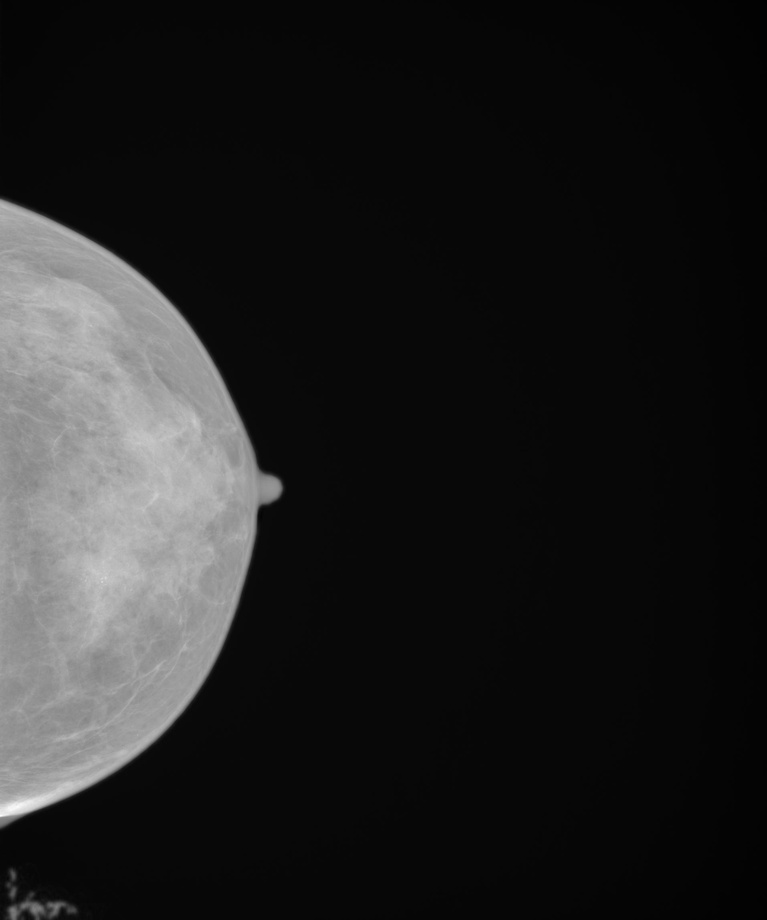
//> input picture Xcode Project/Working with Opencv/original.jpg, 767 x 920 px, shrunk from 1914 x 2294 before the run
$ ./change_brightness   (built with g++ and OpenCV 4)
//> lines starting //> are read from the running program, lines starting //| are printed output that depends on the picture
### Xcode Project/Working with Opencv/Working with Opencv/change_brightness.hpp
//
//  change_brightness.hpp
//  Working with Opencv
//
//  Created by Nikhil Ramesh on 29/10/19.
//  Copyright © 2019 Nikhil Ramesh. All rights reserved.
//

#ifndef change_brightness_hpp
#define change_brightness_hpp

#include <stdio.h>

#endif /* change_brightness_hpp */

### Xcode Project/Working with Opencv/Working with Opencv/change_brightness.cpp
//
//  change_brightness.cpp
//  Working with Opencv
//
//  Created by Nikhil Ramesh on 29/10/19.
//  Copyright © 2019 Nikhil Ramesh. All rights reserved.
//

#include "change_brightness.hpp"
//Uncomment the following line if you are compiling this code in Visual Studio
//#include "stdafx.h"

#include <opencv2/opencv.hpp>
#include <iostream>


//#include <highgui.h>
#include <opencv2/imgproc/imgproc.hpp>
#include <stdio.h>

using namespace cv;
using namespace std;

int main(int argc, char** argv)
{
    // Read the image file
    Mat image = imread("original.jpg");
//> image is the input picture: 920 rows x 767 cols, CV_8UC3; min 1, max 253, mean 32.9

    // Check for failure
    if (image.empty())
    {
        cout << "Could not open or find the image" << endl;
        cin.get(); //wait for any key press
        return -1;
    }

    Mat imageBrighnessHigh50;
    image.convertTo(imageBrighnessHigh50, -1, 1, 50); //increase the brightness by 50
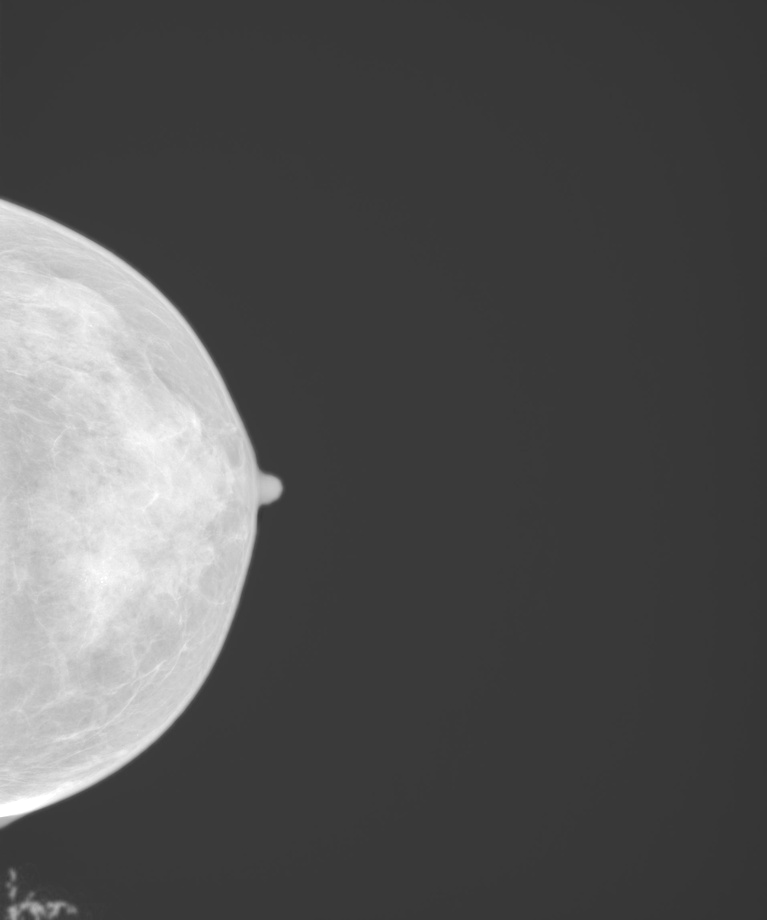
//> imageBrighnessHigh50: 920 rows x 767 cols, CV_8UC3; min 51, max 255, mean 82.9
  /*
    void Mat::convertTo( OutputArray m, int rtype, double alpha=1, double beta=0 ) const

    This function converts the each pixel value to the target data type and changes the value as per the following formula.

     pixel_value_of_output_image(x, y) = pixel_value_of_input_image(x, y) * alpha + beta;
    m - Output image. This data structure will be reallocated if required.

    rtype - Type of the output image. If rtype is a negative value, the type of the output image will be same as the input image.

    alpha - Each pixels in the input image will be multiplied by this number before assigning to the output image.

    beta - This value will be added to each pixels in the input image and assigned to the output image.
*/
    Mat imageBrighnessHigh100;
    image.convertTo(imageBrighnessHigh100, -1, 1, 100); //increase the brightness by 100
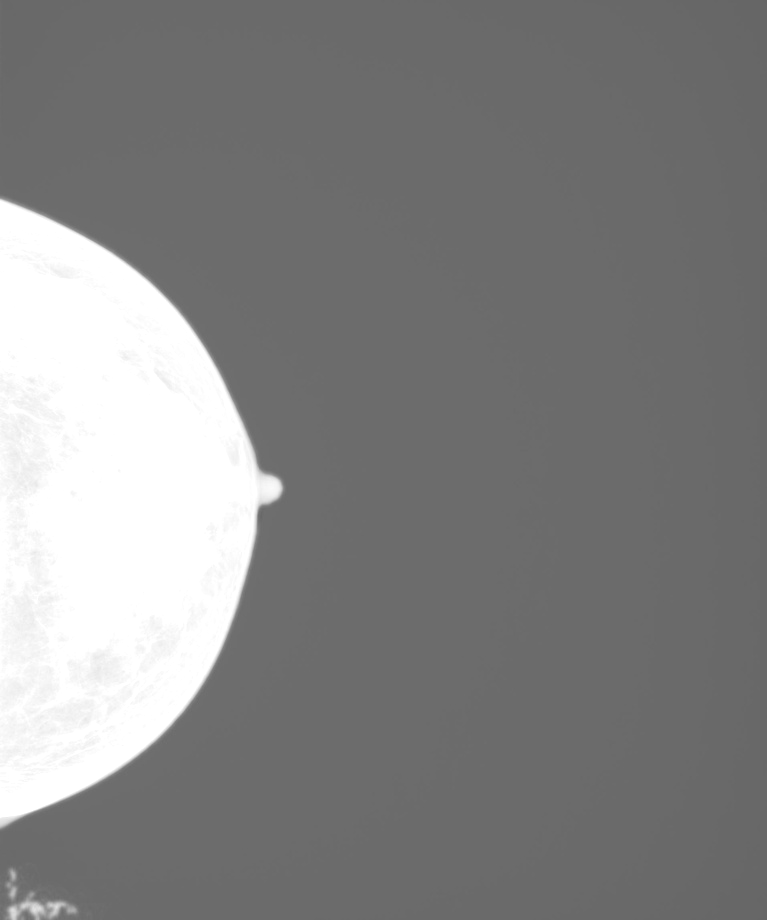
//> imageBrighnessHigh100: 920 rows x 767 cols, CV_8UC3; min 101, max 255, mean 131.4

    Mat imageBrighnessLow50;
    image.convertTo(imageBrighnessLow50, -1, 1, -50); //decrease the brightness by 50
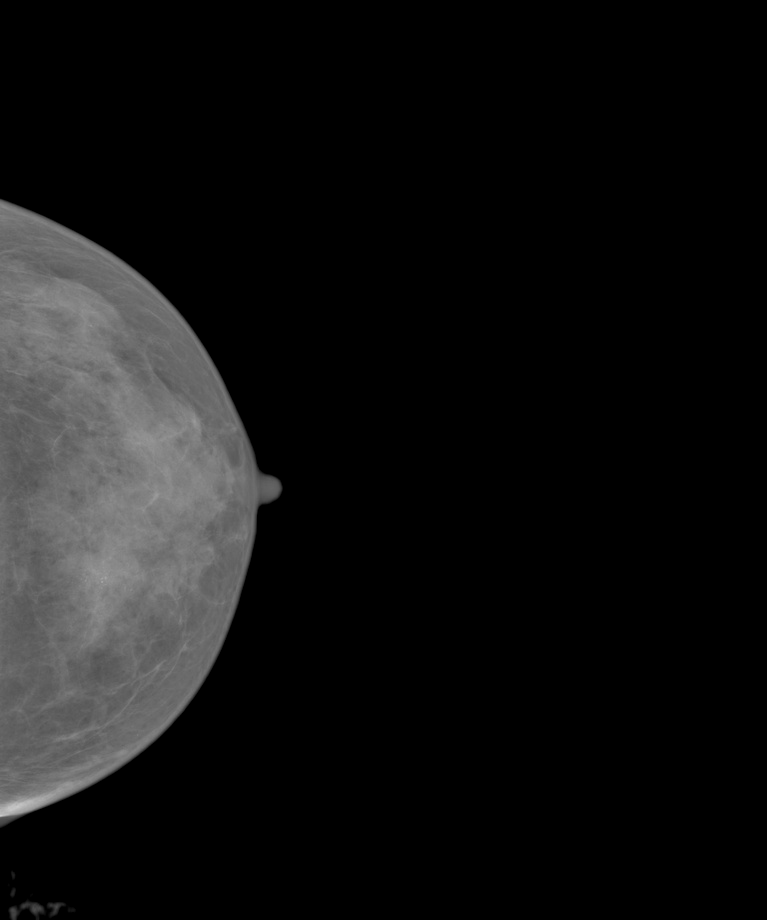
//> imageBrighnessLow50: 920 rows x 767 cols, CV_8UC3; min 0, max 203, mean 18.6

    Mat imageBrighnessLow100;
    image.convertTo(imageBrighnessLow100, -1, 1, -100); //decrease the brightness by 100
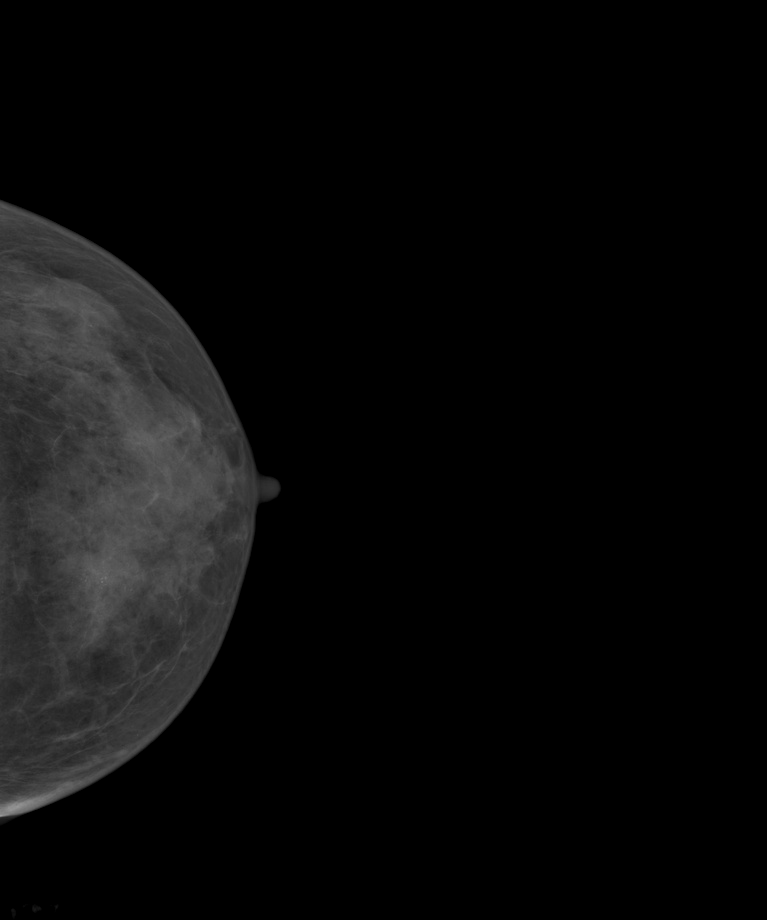
//> imageBrighnessLow100: 920 rows x 767 cols, CV_8UC3; min 0, max 153, mean 10.2

    //Defining window names for above images
    String windowNameOriginalImage = "Original Image";
    String windowNameBrightnessHigh50 = "Brightness Increased by 50";
    String windowNameWithBrightnessHigh100 = "Brightness Increased by 100";
    String windowNameBrightnessLow50 = "Brightness Decreased by 50";
    String windowNameBrightnessLow100 = "Brightness Decreased by 100";

    //Create and open windows for above images
    namedWindow(windowNameOriginalImage, WINDOW_NORMAL);
    namedWindow(windowNameBrightnessHigh50, WINDOW_NORMAL);
    namedWindow(windowNameWithBrightnessHigh100, WINDOW_NORMAL);
    namedWindow(windowNameBrightnessLow50, WINDOW_NORMAL);
    namedWindow(windowNameBrightnessLow100, WINDOW_NORMAL);

    //Show above images inside the created windows.
    imshow(windowNameOriginalImage, image);
    imshow(windowNameBrightnessHigh50, imageBrighnessHigh50);
    imshow(windowNameWithBrightnessHigh100, imageBrighnessHigh100);
    imshow(windowNameBrightnessLow50, imageBrighnessLow50);
    imshow(windowNameBrightnessLow100, imageBrighnessLow100);

    //String windowName = "The Saved Image"; //Name of the window
   // namedWindow(windowName); // Create a window
    imwrite("brightness/imageBrighnessHigh50.jpg", imageBrighnessHigh50);
    imwrite("brightness/imageBrighnessHigh100.jpg", imageBrighnessHigh100);
    imwrite("brightness/imageBrighnessLow50.jpg", imageBrighnessLow50);
    imwrite("brightness/imageBrighnessLow100.jpg", imageBrighnessLow100);

    //imshow(windowName, image);

    waitKey(0); // Wait for any key stroke

    destroyAllWindows(); //destroy all open windows

    return 0;
}
